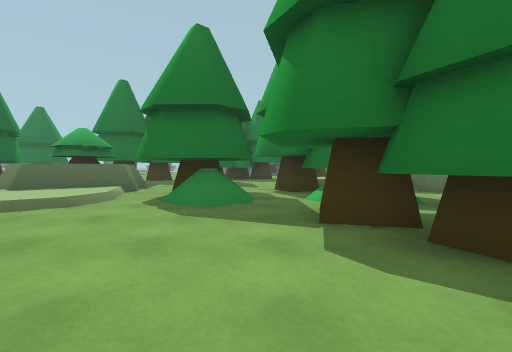
view 1 (above)

15 first-person views from a walk through a Unity game level. The camera is 1.2 m above the floor, tilts 2° down and sees 90° across. The floor is counted in squares, 2 m on a side. Each view is taken from the middle of a square. On the plan, view 1 faces up. The plan holds only what a view shows up to about 9 squares ahead; the rest is blank. The place goes on beyond the plan. Some animated figures are left out.

view 2
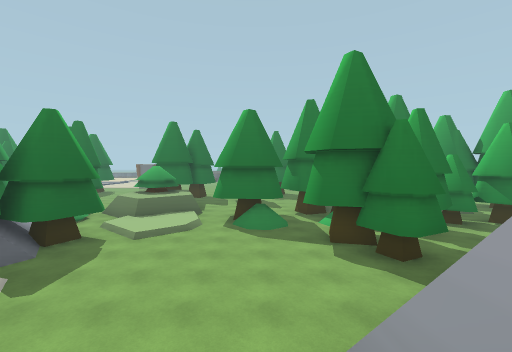

view 3
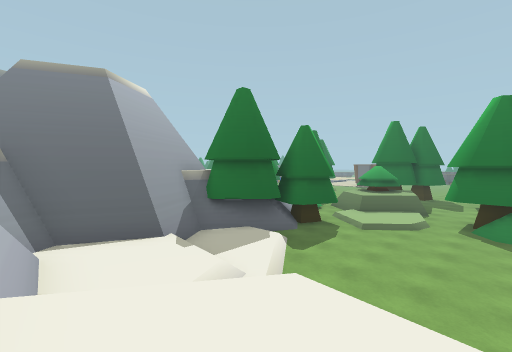

view 4
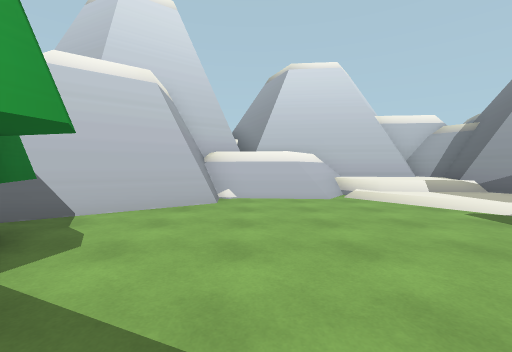

view 5
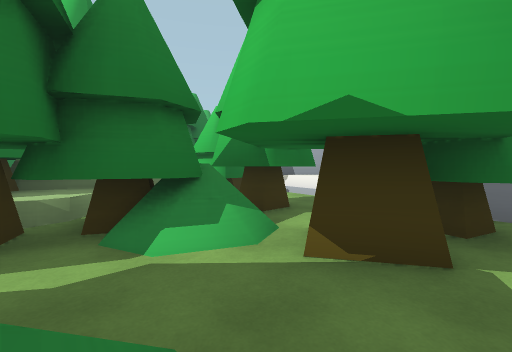

view 6
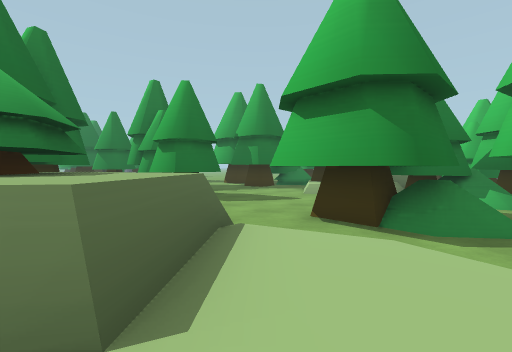

view 7
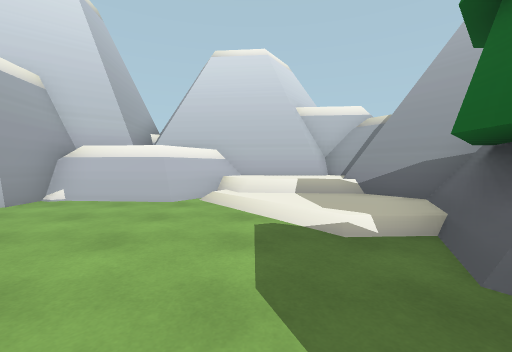

view 8
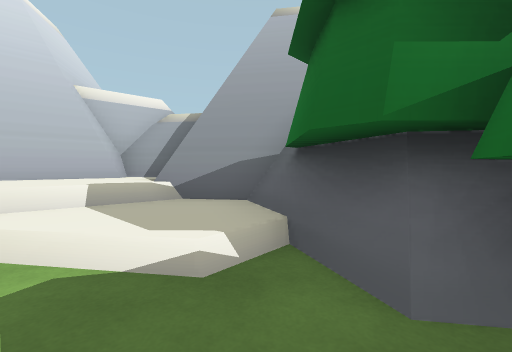

view 9
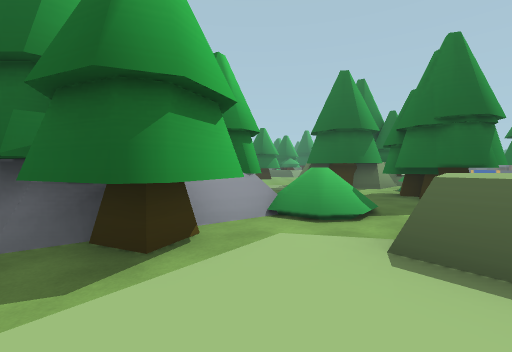

view 10
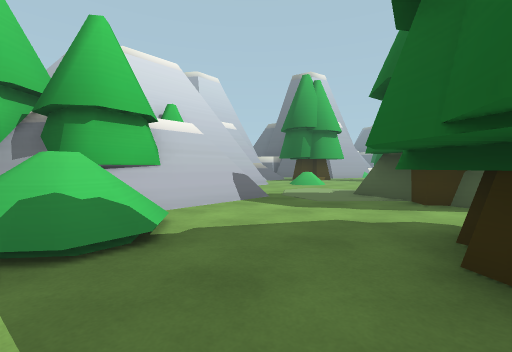

view 11
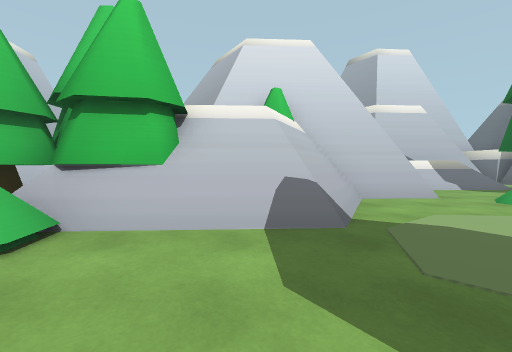

view 12
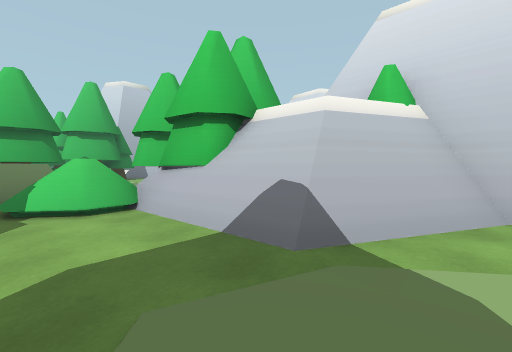

view 13
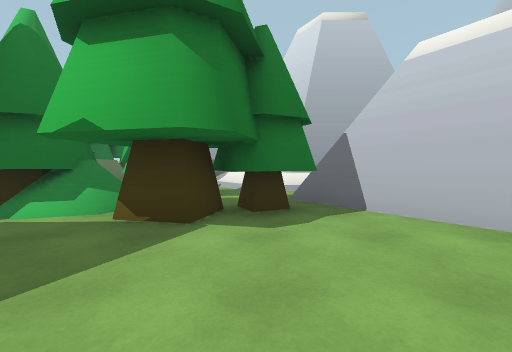

view 14
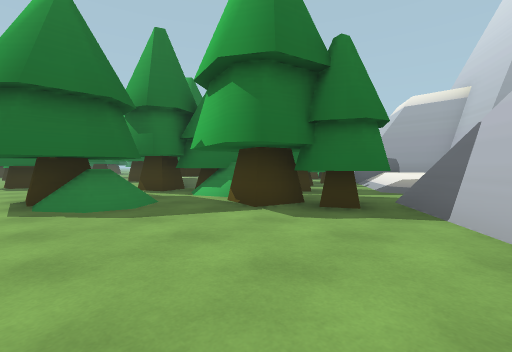

view 15
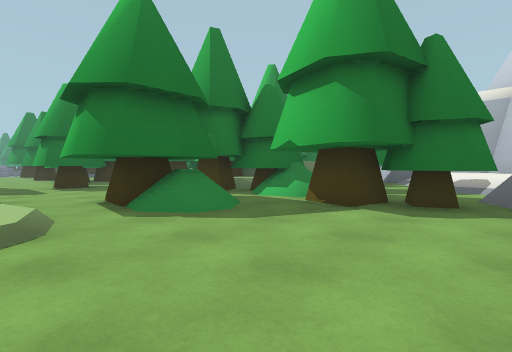

### Floor plan
Key: @ floor where view 1 was taken; # wall or solid block; . main floor; : floor 0.25 m higher than the main floor; + floor 0.5 m higher than the main floor; * floor 0.75 m higher than the main floor; % floor 2.25 m higher than the main floor; & floor 3.25 m higher than the main floor; $ floor 5 m higher than the main floor; / step, stairs or slope; = window, fence, low wall or low ledge; ^ raised ledge; v drop or lower ground; O other object.
Columns run from 13 left of view 1 to 8 right of it. Each row starts with its distance up from view 1.
  8  #.OOO. #=.....OO#
  7 OO...../^##...OO+####
  6 #....//#===#OOOOO###O
  5 .....//.=:/#O//OOOOOO
  4 ..=//#/./:/.///#O#OOO
  3 ..#//O/OO/....OOOO.: #
  2 ###  &##O.....OO..+**#
  1 ###O#OO#/.......#   ##
  0     ^##///...@###
 -1      ##///...##
 -2      ###*/////#
 -3      ##***////#
 -4     ######/%%##
 -5      vvv#^^###
 -6        $#^   #
 -7        #
 -8        #

Where each view was taken, in squares from view 1:
view 1: 0 up, 0 right, facing up
view 2: 3 down, 1 left, facing up
view 3: 4 down, 1 left, facing up-left
view 4: 4 up, 1 left, facing down
view 5: 4 up, 1 left, facing right
view 6: 4 up, 5 left, facing up-right
view 7: 3 up, 4 left, facing down
view 8: 2 up, 4 left, facing down-left
view 9: 4 up, 3 left, facing left
view 10: 8 up, 7 left, facing down-left
view 11: 7 up, 10 left, facing down
view 12: 6 up, 12 left, facing down-right
view 13: 2 up, 2 left, facing right
view 14: 0 up, 2 left, facing up-right
view 15: 1 up, 3 left, facing up-right
